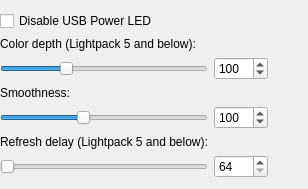
          <widget class="QWidget" name="tabDeviceLightpack">
           <property name="sizePolicy">
            <sizepolicy hsizetype="Expanding" vsizetype="Minimum">
             <horstretch>0</horstretch>
             <verstretch>0</verstretch>
            </sizepolicy>
           </property>
           <property name="minimumSize">
            <size>
             <width>0</width>
             <height>50</height>
            </size>
           </property>
           <attribute name="title">
            <string>Lightpack</string>
           </attribute>
           <layout class="QGridLayout" name="gridLayout_13">
            <property name="leftMargin">
             <number>0</number>
            </property>
            <property name="rightMargin">
             <number>0</number>
            </property>
            <item row="5" column="0">
             <widget class="QLabel" name="label_9">
              <property name="sizePolicy">
               <sizepolicy hsizetype="Preferred" vsizetype="Fixed">
                <horstretch>0</horstretch>
                <verstretch>0</verstretch>
               </sizepolicy>
              </property>
              <property name="text">
               <string>Smoothness:</string>
              </property>
             </widget>
            </item>
            <item row="4" column="0">
             <widget class="QSlider" name="horizontalSlider_DeviceColorDepth">
              <property name="whatsThis">
               <string>&lt;h4&gt;Color depth&lt;/h4&gt; Number of colors per channel, one RGB LED uses 3 channels (value in power of 3).</string>
              </property>
              <property name="minimum">
               <number>32</number>
              </property>
              <property name="maximum">
               <number>255</number>
              </property>
              <property name="pageStep">
               <number>1</number>
              </property>
              <property name="value">
               <number>100</number>
              </property>
              <property name="orientation">
               <enum>Qt::Horizontal</enum>
              </property>
             </widget>
            </item>
            <item row="3" column="0">
             <widget class="QLabel" name="label_DeviceColorDepth">
              <property name="sizePolicy">
               <sizepolicy hsizetype="Preferred" vsizetype="Fixed">
                <horstretch>0</horstretch>
                <verstretch>0</verstretch>
               </sizepolicy>
              </property>
              <property name="text">
               <string>Color depth (Lightpack 5 and below):</string>
              </property>
             </widget>
            </item>
            <item row="6" column="0">
             <widget class="QSlider" name="horizontalSlider_DeviceSmooth">
              <property name="whatsThis">
               <string>&lt;h4&gt;Smoothness&lt;/h4&gt; It defines how many steps will be color changed in</string>
              </property>
              <property name="minimum">
               <number>0</number>
              </property>
              <property name="maximum">
               <number>255</number>
              </property>
              <property name="pageStep">
               <number>1</number>
              </property>
              <property name="value">
               <number>100</number>
              </property>
              <property name="orientation">
               <enum>Qt::Horizontal</enum>
              </property>
             </widget>
            </item>
            <item row="4" column="2">
             <widget class="QPushButton" name="pushButton_LightpackColorDepthHelp">
              <property name="sizePolicy">
               <sizepolicy hsizetype="Fixed" vsizetype="Fixed">
                <horstretch>0</horstretch>
                <verstretch>0</verstretch>
               </sizepolicy>
              </property>
              <property name="styleSheet">
               <string notr="true">margin:0px;</string>
              </property>
              <property name="text">
               <string/>
              </property>
              <property name="icon">
               <iconset resource="../res/LightpackResources.qrc">
                <normaloff>:/icons/help.png</normaloff>:/icons/help.png</iconset>
              </property>
              <property name="flat">
               <bool>true</bool>
              </property>
             </widget>
            </item>
            <item row="4" column="1">
             <widget class="QSpinBox" name="spinBox_DeviceColorDepth">
              <property name="sizePolicy">
               <sizepolicy hsizetype="Fixed" vsizetype="Fixed">
                <horstretch>0</horstretch>
                <verstretch>0</verstretch>
               </sizepolicy>
              </property>
              <property name="minimumSize">
               <size>
                <width>50</width>
                <height>0</height>
               </size>
              </property>
              <property name="maximumSize">
               <size>
                <width>60</width>
                <height>16777215</height>
               </size>
              </property>
              <property name="minimum">
               <number>32</number>
              </property>
              <property name="maximum">
               <number>255</number>
              </property>
              <property name="value">
               <number>100</number>
              </property>
             </widget>
            </item>
            <item row="2" column="0">
             <widget class="QCheckBox" name="checkBox_DisableUsbPowerLed">
              <property name="text">
               <string>Disable USB Power LED</string>
              </property>
             </widget>
            </item>
            <item row="8" column="0">
             <widget class="QSlider" name="horizontalSlider_DeviceRefreshDelay">
              <property name="whatsThis">
               <string>&lt;h4&gt;Refresh delay&lt;/h4&gt; This setting’s values are inversely proportional to the PWM’s frequency. It's affects to performance.</string>
              </property>
              <property name="minimum">
               <number>64</number>
              </property>
              <property name="maximum">
               <number>1023</number>
              </property>
              <property name="pageStep">
               <number>1</number>
              </property>
              <property name="value">
               <number>64</number>
              </property>
              <property name="orientation">
               <enum>Qt::Horizontal</enum>
              </property>
             </widget>
            </item>
            <item row="6" column="2">
             <widget class="QPushButton" name="pushButton_LightpackSmoothnessHelp">
              <property name="sizePolicy">
               <sizepolicy hsizetype="Fixed" vsizetype="Fixed">
                <horstretch>0</horstretch>
                <verstretch>0</verstretch>
               </sizepolicy>
              </property>
              <property name="styleSheet">
               <string notr="true">margin:0px;</string>
              </property>
              <property name="text">
               <string/>
              </property>
              <property name="icon">
               <iconset resource="../res/LightpackResources.qrc">
                <normaloff>:/icons/help.png</normaloff>:/icons/help.png</iconset>
              </property>
              <property name="flat">
               <bool>true</bool>
              </property>
             </widget>
            </item>
            <item row="8" column="1">
             <widget class="QSpinBox" name="spinBox_DeviceRefreshDelay">
              <property name="sizePolicy">
               <sizepolicy hsizetype="Fixed" vsizetype="Fixed">
                <horstretch>0</horstretch>
                <verstretch>0</verstretch>
               </sizepolicy>
              </property>
              <property name="minimumSize">
               <size>
                <width>50</width>
                <height>0</height>
               </size>
              </property>
              <property name="maximumSize">
               <size>
                <width>60</width>
                <height>16777215</height>
               </size>
              </property>
              <property name="minimum">
               <number>64</number>
              </property>
              <property name="maximum">
               <number>1023</number>
              </property>
              <property name="value">
               <number>64</number>
              </property>
             </widget>
            </item>
            <item row="8" column="2">
             <widget class="QPushButton" name="pushButton_LightpackRefreshDelayHelp">
              <property name="sizePolicy">
               <sizepolicy hsizetype="Fixed" vsizetype="Fixed">
                <horstretch>0</horstretch>
                <verstretch>0</verstretch>
               </sizepolicy>
              </property>
              <property name="styleSheet">
               <string notr="true">margin:0px;</string>
              </property>
              <property name="text">
               <string/>
              </property>
              <property name="icon">
               <iconset resource="../res/LightpackResources.qrc">
                <normaloff>:/icons/help.png</normaloff>:/icons/help.png</iconset>
              </property>
              <property name="flat">
               <bool>true</bool>
              </property>
             </widget>
            </item>
            <item row="6" column="1">
             <widget class="QSpinBox" name="spinBox_DeviceSmooth">
              <property name="sizePolicy">
               <sizepolicy hsizetype="Fixed" vsizetype="Fixed">
                <horstretch>0</horstretch>
                <verstretch>0</verstretch>
               </sizepolicy>
              </property>
              <property name="minimumSize">
               <size>
                <width>50</width>
                <height>0</height>
               </size>
              </property>
              <property name="maximumSize">
               <size>
                <width>60</width>
                <height>16777215</height>
               </size>
              </property>
              <property name="minimum">
               <number>0</number>
              </property>
              <property name="maximum">
               <number>255</number>
              </property>
              <property name="value">
               <number>100</number>
              </property>
             </widget>
            </item>
            <item row="7" column="0">
             <widget class="QLabel" name="label_DeviceRefreshDelay">
              <property name="sizePolicy">
               <sizepolicy hsizetype="Preferred" vsizetype="Fixed">
                <horstretch>0</horstretch>
                <verstretch>0</verstretch>
               </sizepolicy>
              </property>
              <property name="text">
               <string>Refresh delay (Lightpack 5 and below):</string>
              </property>
             </widget>
            </item>
           </layout>
          </widget>
